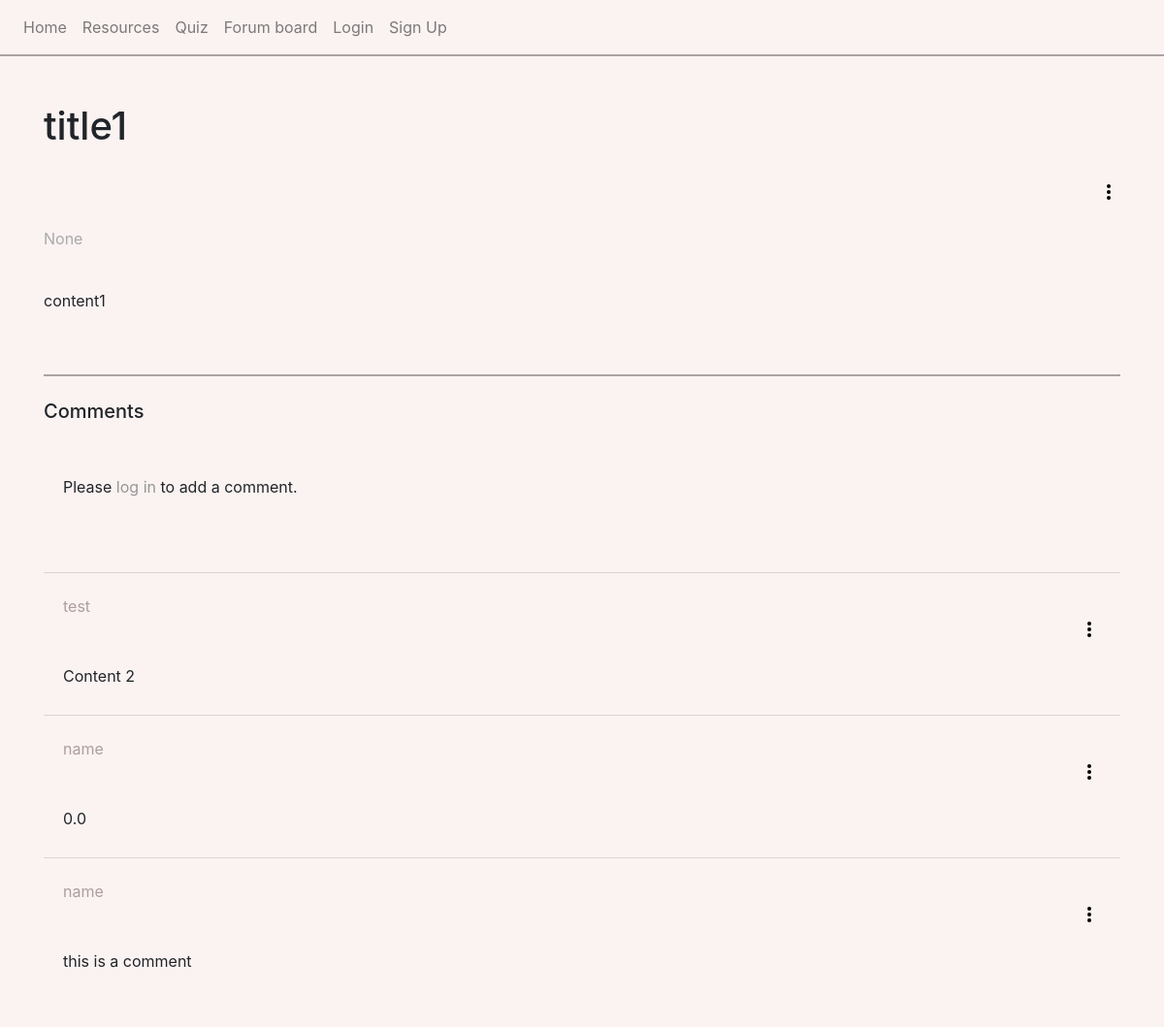
/forum/1/, run on the app's committed database.
### tables this page shows
CREATE TABLE forum_posts (postID INTEGER PRIMARY KEY, userID INTEGER REFERENCES user (userID), title TEXT, content TEXT, post_date TIMESTAMP DEFAULT (CURRENT_TIMESTAMP));

CREATE TABLE comments (comID INTEGER PRIMARY KEY, userID INTEGER REFERENCES user (userID), postID INTEGER REFERENCES forum_posts (postID), content TEXT, com_date TIMESTAMP DEFAULT (CURRENT_TIMESTAMP));

CREATE TABLE user (userID INTEGER PRIMARY KEY, email TEXT, username TEXT, password TEXT, profile_pic TEXT);

### website/views.py (the view, shortened to what this page needs)
@views.route('/forum/<id>/', methods=['GET', 'POST'])
def forum(id):
        if id == 'home': # shows list of posts with their titles
            sql = 'SELECT * FROM forum_posts;'
            posts = query_db(sql)
            if posts: #check if any posts exsist
                return render_template('forumHome.html', posts=posts)
            else:
                return render_template('forumHome.html', posts='No posts are currently available')
        else:
            id = int(id)
            sql_post = '''SELECT f.title, f.content, f.post_date, u.username, u.userID, u.profile_pic
            FROM user u
            LEFT JOIN forum_posts f on u.userID = f.userID
            WHERE f.postID = ?;'''
            post_data = query_db(sql_post, (id,), one=True)
            if not post_data: # post doesn't exist
                flash('Post not available.', category='error')
                return redirect(url_for('views.forum', id = 'home'))
            sql_comment = '''SELECT c.*, u.username
            FROM comments c
            LEFT JOIN user u ON c.userID = u.userID
            WHERE c.postID = ?;'''
            comment_data = query_db(sql_comment, (id,))
            return render_template('forum.html', id = id,
            title = post_data[0],
            content = post_data[1],
            date = post_data[2],
            username = post_data[3],
            userID = post_data[4],
            profile_pic = post_data[5], comments = comment_data)

### website/views.py (called while the page is built)
def query_db(sql,args=(),one=False):
    db = sqlite3.connect('web.db')
    cursor = db.cursor()
    cursor.execute(sql, args)
    results = cursor.fetchall()
    db.commit()
    db.close()
    return (results[0] if results else None) if one else results

### website/templates/forum.html
{% extends "base.html" %} {% block title %}{{ title }}{% endblock %}
{% block content %}
<br><br>
<h1>{{ title }}</h1>
{% include "dotPost.html" with context %}
<p class="date">{{ date }}</p>
<br>
<p>{{ content }}</p>
<br><br>
<div style='border-top:2px solid #aba3a3'>
    <br>
    <h5>Comments</h5>
    <br>
    <div>
        <ul class="list-group list-group-flush" id="comments">
            <li class="list-group-item custom-bg comment">
                {% if 'user' in session %}
                        <button class="comment-btn" onclick="document.getElementById('commentBox').classList.toggle('hidden');">▶ Click to add your comment...</button>
                        <div id="commentBox" class="comment-box hidden">
                            <form method="POST" action="{{ url_for('views.comments', id='create') }}">
                                <input type="hidden" name="postID" value="{{ id }}">
                                <textarea
                                name="comment"
                                id="comment"
                                placeholder="Write your comment here..."></textarea><br>
                                <button type="submit" class="submit-comment">Submit Comment</button>
                            </form>
                        </div>
                    {% else %}
                        <p>Please <a href="{{ url_for('auth.login') }}" class="custom-link-underline">log in</a> to add a comment.</p>
                    {% endif %}
                    <br><br>
            </li>
            {% for comment in comments %}
            <li class="list-group-item custom-bg comment">
                <p class="inline" style="color: rgb(174, 158, 158)">{{ comment[5] }}</p>
                {% include "dotComment.html" %}
                <p>{{ comment[3] }}</p>
            </li>
            {% endfor %}
        </ul>
    </div>
</div><br><br>
{% endblock %}

### website/templates/dotComment.html (shortened to what this page needs)
<div class="container mt-5 inline">
    <div class="dropdown" align="right">
        <button class="dot-btn" id="dropdownMenuButton" data-toggle="dropdown" aria-haspopup="true" aria-expanded="false">
            <span class="navbar-toggler-icon"></span>
            <div class="dots">
                <span></span>
                <span></span>
                <span></span>
            </div>
        </button>
    </div>
</div>

### website/static/styles.css (style rules this page uses)
.custom-bg { background-color: #faf3f2; }
.custom-link-underline { color: rgb(150, 150, 150); text-decoration: none; }
.comment { margin-top : 10px; }
.dot-btn { background: none; border: none; color: inherit; padding: 0; cursor: pointer; display: inline-block; position: relative; width: 24px; height: 24px; }
.dot-btn .dots { display: inline-block; position: absolute; top: 50%; left: 50%; transform: translate(-50%, -50%); }
.dot-btn .dots span { display: block; width: 4px; height: 4px; background-color: black; border-radius: 50%; margin: 2px 0; }
.inline { display: inline; }
.date { color: rgb(170, 170, 170) }

### data on the page
forum_posts: title "title1", content "content1"
comments: username "test", content "Content 2"
comments: username "name", content "0.0"
comments: username "name", content "this is a comment"

### other printed values
{{ date }} "None"
